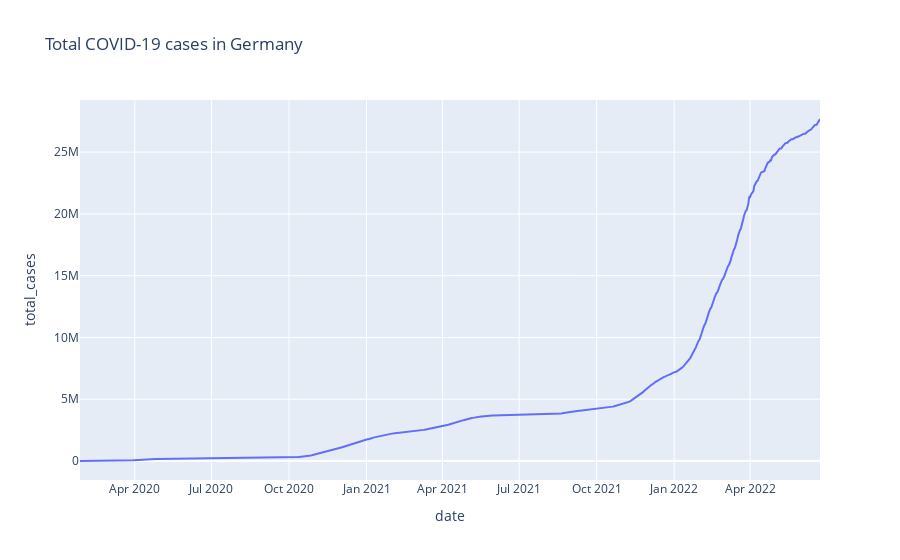

The notebook cell saved with this chart:
### Code cell
#Plot new cases as a along the date
import plotly.express as px

fig = px.line(df_germany, x="date", y="total_cases", title='Total COVID-19 cases in Germany')
fig.show()

### Figure 1 — Plotly figure (JSON) as saved in the notebook; plotly's stock layout.template omitted (floating-point values rounded to 4 significant figures; data arrays with more than 128 entries replaced by an {"elided": "..."} marker saying what was removed)
{"data": [{"hovertemplate": "date=%{x}<br>total_cases=%{y}<extra></extra>", "legendgroup": "", "line": {"color": "#636efa", "dash": "solid"}, "marker": {"symbol": "circle"}, "mode": "lines", "name": "", "orientation": "v", "showlegend": false, "type": "scatter", "x": {"elided": "879 str values"}, "xaxis": "x", "y": {"elided": "879 int values"}, "yaxis": "y"}], "layout": {"legend": {"tracegroupgap": 0}, "title": {"text": "Total COVID-19 cases in Germany"}, "xaxis": {"anchor": "y", "domain": [0, 1], "title": {"text": "date"}}, "yaxis": {"anchor": "x", "domain": [0, 1], "title": {"text": "total_cases"}}}}
